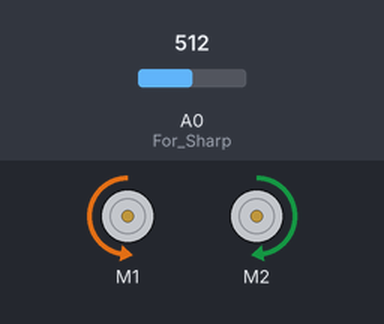
Bench run of a sketch on a simulated Arduino Uno, built with avr-gcc and run on an emulated ATmega328P. Parts: 2 × DC motor (green arrow = forward, orange = backward, longer = faster). The test bench sets the inputs (shaded band); at power-on: A0 (For_Sharp) = 512.

Above: at 2.6 s.
2.7 s: A0 (For_Sharp) set to 644
At 3.53 s:
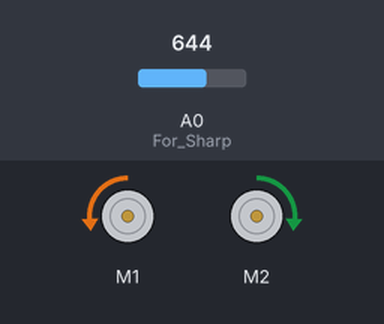
6.2 s: A0 (For_Sharp) set to 665
At 9.2 s:
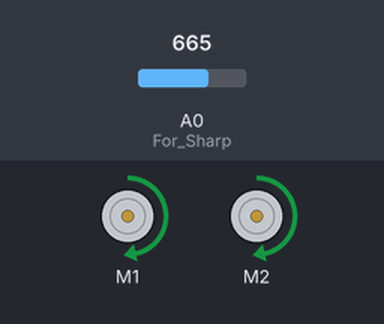
Timing chart, 0 to 10.7 s (numbered marks = the images above; inputs shaded):
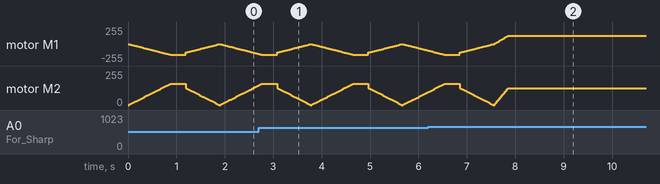

Measured:
- the behaviour switches between 652 and 653 on A0 (For_Sharp) (found by bisection; images 1 and 2)

The sketch:

lab2.ino
```cpp
#include "diff_robot.h"

void setup() {
  robotSetup();
}

void loop() {
//  driveForDistance(48);
//  delay(10000);
  wander();
}
```

diff_robot.cpp
```cpp
#include "diff_robot.h"

void robotSetup()
{
  motorSetup();
  pinMode(A0, INPUT_PULLUP); // For Sharp
}

float getDistance()
{
  float x = (float)analogRead(A0);
  float distance = (0.0003 * x * x) - (0.2345 * x) + 45.233;
  return distance;
}

void wander()
{
  moveState state = OBSTRUCTED;

  while(true)
  {
    if(getDistance() < 20)
    {
      if (state == MOVING)
      {
        MDecelerate(200, 200);
        state = OBSTRUCTED;
      }
      else
        turnRight();
    }
    else if(state == OBSTRUCTED)
    {
      state = FREE;
    }
    else if (state == FREE)
    {
      state = MOVING;
      MAccelerate(200, 200);
    }
  }
}
```

diff_robot.h
```cpp
#ifndef DIFF_ROBOT_H
#define DIFF_ROBOT_H

#include "robot_motors.h"


typedef enum{
  OBSTRUCTED,
  FREE,
  MOVING
}moveState;

// Setup function for motor driver object
void robotSetup();

float getDistance();

void wander();

#endif
```

robot_motors.cpp
```cpp
#include "robot_motors.h"

DualMC33926MotorShield motorShield;

void motorSetup()
{
  motorShield.init();
}

void M1Accelerate(int maxSpeed, int duration)
{
  for(int i = 0; i < maxSpeed; ++i)
  {
    motorShield.setM1Speed(i);
    delay(duration / maxSpeed);
  }
}

void M1Decelerate(int maxSpeed, int duration)
{
  for(int i = maxSpeed; i > 0; --i)
  {
    motorShield.setM1Speed(i);
    delay(duration / maxSpeed);
  }
}

void M2Accelerate(int maxSpeed, int duration)
{
  for(int i = 0; i < maxSpeed; ++i)
  {
    motorShield.setM2Speed(i);
    delay(duration / maxSpeed);
  }
}

void M2Decelerate(int maxSpeed, int duration)
{
  for(int i = maxSpeed; i > 0; --i)
  {
    motorShield.setM2Speed(i);
    delay(duration / maxSpeed);
  }
}

void turnRight()
{
  // Accelerate
  for(int i = 0; i <= 250; ++i)
  {
    motorShield.setM1Speed(-i);
    motorShield.setM2Speed(i);
    delay(3);
  }
  // Sustain speed
  delay(325);
  // Decelerate
  for(int i = 200; i >= 0; --i)
  {
    motorShield.setM1Speed(-i);
    motorShield.setM2Speed(i);
    delay(3);
  }
}

void MAccelerate(int maxSpeed, int duration)
{

  if (maxSpeed >= 0)
  {
    for(int i = 0; i < maxSpeed; ++i)
    {
      motorShield.setM1Speed(i);
      motorShield.setM2Speed(i);
      delay(duration / maxSpeed);
    }
  }
  else
  {
    for(int i = 0; i > maxSpeed; --i)
    {
      motorShield.setM1Speed(i);
      motorShield.setM2Speed(i);
      delay(duration / abs(maxSpeed));
    }
  }

}

void MDecelerate(int maxSpeed, int duration)
{
  if (maxSpeed >= 0)
  {
    for(int i = maxSpeed; i > 0; --i)
    {
      motorShield.setM1Speed(i);
      motorShield.setM2Speed(i);
      delay(duration / maxSpeed);
    }
  }
  else
  {
    for(int i = maxSpeed; i <= 0; ++i)
    {
      motorShield.setM1Speed(i);
      motorShield.setM2Speed(i);
      delay(duration /  abs(maxSpeed));
    }
  }
}

void driveForTime(int maxSpeed, int rampSpeed, int driveTime)
{
  MAccelerate(maxSpeed, rampSpeed);
  delay(driveTime);
  MDecelerate(maxSpeed, rampSpeed);
}

void driveForDistance(int driveDistance)
{
  int distanceTime=(driveDistance * 41.901) + 449.65;
  MAccelerate(250, 200);
  delay(distanceTime-400);
  MDecelerate(250, 200);
}
```

robot_motors.h
```cpp
#ifndef ROBOT_MOTORS_H
#define ROBOT_MOTORS_H

#include "DualMC33926MotorShield.h"

// Setup function for motor driver object
void motorSetup();

// Motor 1 specific acceleration functions
void M1Accelerate(int maxSpeed, int duration);
void M1Decelerate(int maxSpeed, int duration);

// Motor 2 specific acceleration functions
void M2Accelerate(int maxSpeed, int duration);
void M2Decelerate(int maxSpeed, int duration);

// Acceleration functions for both motors
void MAccelerate(int maxSpeed, int duration);
void MDecelerate(int maxSpeed, int duration);

void driveForTime(int maxSpeed, int rampSpeed, int driveTime);
void driveForDistance(int driveDistance);

void turnRight();

#endif
```
